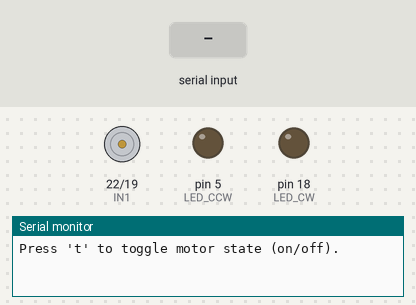
Recording of a sketch running on a simulated Arduino Mega 2560, built with avr-gcc and run on an emulated ATmega2560. Shown: motor-driver pin pairs drawn as motors (green arrow = first pin HIGH = forward, orange = second pin HIGH = backward, longer = more drive, scaled by the enable pin), output pins drawn as LEDs (lit = HIGH), the last lines printed to the serial monitor. Inputs (shaded band) come from the test bench.

Above: at 1.2 s.
1.3 s: "t" received over Serial
At 3.2 s:
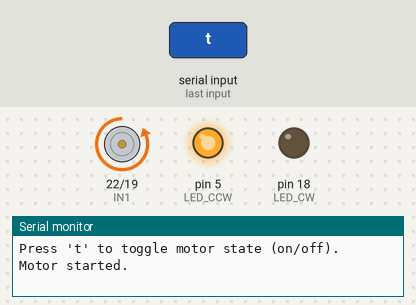
At 6.3 s:
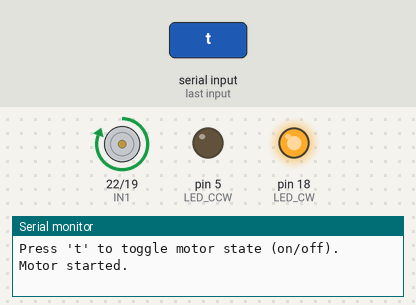
Timing chart, 0 to 10.0 s (numbered marks = the images above; inputs shaded):
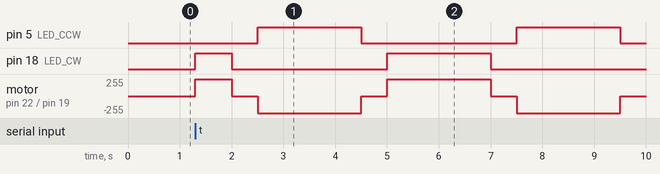

Measured:
- after the input at 1.3 s, pin 5 (LED_CCW): alternates HIGH for 2.0 s and LOW for 3.0 s, starting after 1.2 s; pin 18 (LED_CW): LOW → HIGH at once, → LOW 0.70 s later, → HIGH 3.0 s later, → LOW 2.0 s later

The sketch:

Project1.ino
```cpp
// กำหนดพิน
#define IN1 22        // ขา Input1 ของ L293D
#define IN2 19        // ขา Input2 ของ L293D
#define ENABLE1 23    // ขา Enable1 ของ L293D
#define LED_CW 18     // LED สำหรับแสดงหมุนตามเข็ม
#define LED_CCW 5     // LED สำหรับแสดงหมุนทวนเข็ม

unsigned long lastActionTime = 0; // เก็บเวลาสำหรับเปลี่ยนแอ็คชัน
const int rotationInterval = 2000;  // เวลา 2 วินาทีสำหรับหมุนแต่ละทิศทาง
const int pauseInterval = 500;      // เวลา 0.5 วินาทีสำหรับหยุดพัก
bool clockwise = true;              // ทิศทางเริ่มต้น: ตามเข็ม
bool isPaused = false;              // สถานะหยุดพัก
bool isRunning = false;             // สถานะการทำงานของมอเตอร์

void setup() {
  // ตั้งค่าพิน
  pinMode(IN1, OUTPUT);
  pinMode(IN2, OUTPUT);
  pinMode(ENABLE1, OUTPUT);
  pinMode(LED_CW, OUTPUT);
  pinMode(LED_CCW, OUTPUT);

  // เปิดใช้งาน L293D
  digitalWrite(ENABLE1, HIGH);

  // เริ่มการสื่อสารผ่าน Serial
  Serial.begin(9600);
  Serial.println("Press 't' to toggle motor state (on/off).");
}

void loop() {
  // ตรวจสอบคำสั่งจาก Serial
  if (Serial.available() > 0) {
    char command = Serial.read(); // อ่านคำสั่งจาก Serial

    if (command == 't') { // 't' สำหรับสลับสถานะการทำงาน
      isRunning = !isRunning; // เปิดหรือปิดการทำงาน
      if (isRunning) {
        Serial.println("Motor started.");
      } else {
        Serial.println("Motor stopped.");
      }
    }
  }

  // หากมอเตอร์หยุด ให้ปิดทุกพิน
  if (!isRunning) {
    digitalWrite(IN1, LOW);
    digitalWrite(IN2, LOW);
    digitalWrite(LED_CW, LOW);
    digitalWrite(LED_CCW, LOW);
    return;
  }

  // ทำงานเมื่อมอเตอร์กำลังทำงาน
  unsigned long currentTime = millis();

  if (isPaused) {
    // หยุดมอเตอร์ชั่วคราว
    if (currentTime - lastActionTime >= pauseInterval) {
      isPaused = false;           // สิ้นสุดช่วงหยุดพัก
      clockwise = !clockwise;     // สลับทิศทาง
      lastActionTime = currentTime; // อัปเดตเวลา
    }
    digitalWrite(IN1, LOW);
    digitalWrite(IN2, LOW);
    digitalWrite(LED_CW, LOW);
    digitalWrite(LED_CCW, LOW);
  } else {
    // หมุนมอเตอร์
    if (currentTime - lastActionTime >= rotationInterval) {
      isPaused = true;            // เริ่มช่วงหยุดพัก
      lastActionTime = currentTime; // อัปเดตเวลา
    } else {
      if (clockwise) {
        digitalWrite(IN1, HIGH);
        digitalWrite(IN2, LOW);
        digitalWrite(LED_CW, HIGH);  // เปิด LED หมุนตามเข็ม
        digitalWrite(LED_CCW, LOW); // ปิด LED หมุนทวนเข็ม
      } else {
        digitalWrite(IN1, LOW);
        digitalWrite(IN2, HIGH);
        digitalWrite(LED_CW, LOW);  // ปิด LED หมุนตามเข็ม
        digitalWrite(LED_CCW, HIGH); // เปิด LED หมุนทวนเข็ม
      }
    }
  }
}
```
